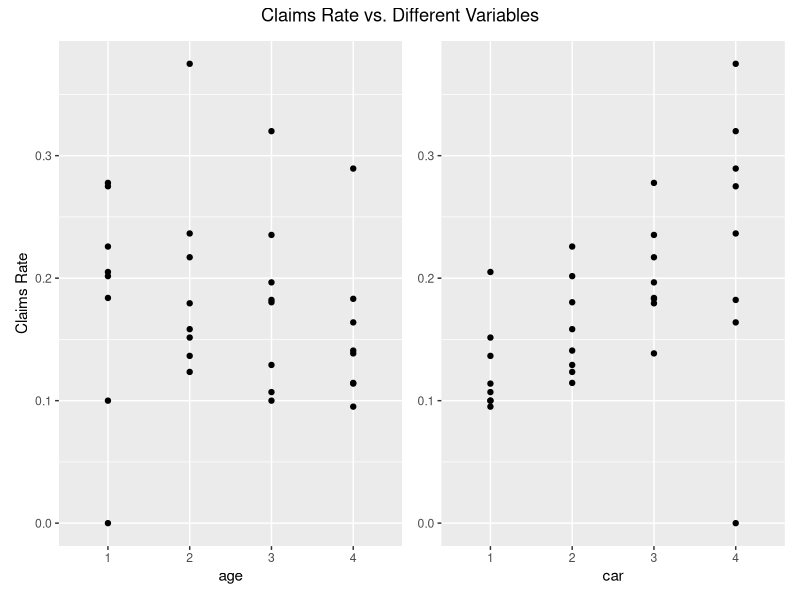
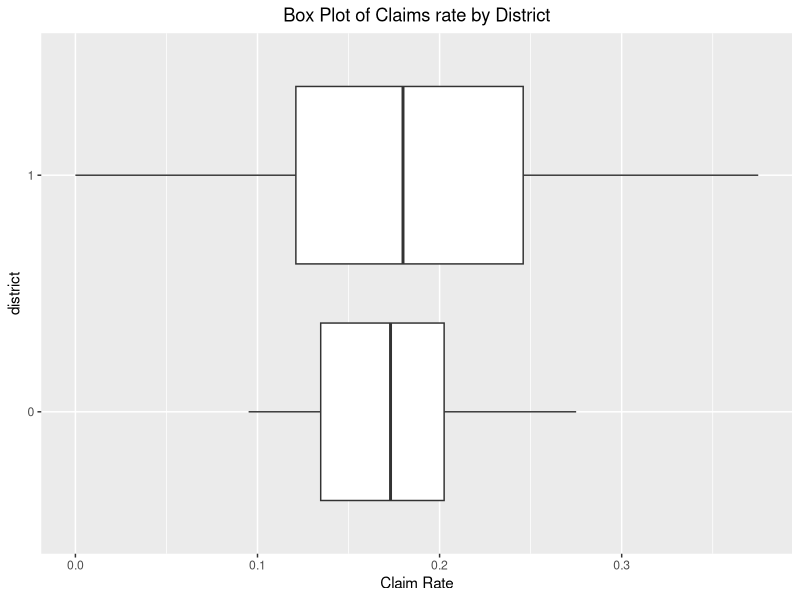

Recreate these plots in R, in order.
## ---- chunk 1
knitr::opts_chunk$set(echo = TRUE, out.height='50%', out.width='50%', fig.align='center')
## ---- chunk 2
library(readxl)
library(ggplot2)
library(patchwork)
## ---- chunk 3
claimsData <- read_excel("Table 9.13 Car insurance.xls", skip = 2, 
                       sheet = "Sheet1", .name_repair = "unique_quiet")
claimsData$age <- factor(claimsData$age)
claimsData$district <- factor(claimsData$district)
claimsData$car <- factor(claimsData$car)
claimsData$y <- as.integer(claimsData$y)
## ---- chunk 4
claimsData$claimRate <- claimsData$y/claimsData$n
p1 <- ggplot(data = claimsData) + geom_point(aes(age, claimRate)) +
  ylab("Claims Rate")
p2 <- ggplot(data = claimsData) + geom_point(aes(car, claimRate)) +
  theme(axis.title.y = element_blank())
p1 + p2 + plot_annotation(title = "Claims Rate vs. Different Variables",
                        theme = theme(plot.title = element_text(hjust = .5)))
## ---- chunk 5
ggplot(data = claimsData) +
  geom_boxplot(aes(x = claimRate, y = district, group = district)) + 
  labs(title = "Box Plot of Claims rate by District") + 
  xlab("Claim Rate") + 
  theme(plot.title = element_text(hjust = 0.5))
## ---- chunk 6
noInter <- glm(y ~ age + car + district + offset(log(n)),
               family = poisson(link = 'log'),
               data = claimsData)
Inter <- glm(y ~ age + car + district + age*car + age*district +
               car*district + offset(log(n)),
               family = poisson(link = 'log'),
               data = claimsData)
ll_noI <- as.numeric(logLik(noInter)) 
ll_I <- as.numeric(logLik(Inter))
sprintf("Log-Like - No Interactions: %.3f; Interactions: %.3f", ll_noI, ll_I)
## ---- chunk 7
test1 <- 2 * (ll_I - ll_noI)
pval <- pchisq(test1, df = 15, lower.tail = FALSE)
sprintf("Test statistic: %.4f, p-value: %.4f", test1, pval)
## ---- chunk 8
claimsData2 <- claimsData
claimsData2$age <- as.numeric(claimsData2$age)
claimsData2$car <- as.numeric(claimsData2$car)
Inter2 <- glm(y ~ age + car + district + offset(log(n)),
               family = poisson(link = 'log'),
               data = claimsData2)
Inter2$coefficients
## ---- chunk 9
expect <- exp(predict.glm(Inter2))
observe <- claimsData2$y
test2 = sum((observe - expect)^2/expect)
sprintf("Goodness of Fit Statistic: %.4f", test2)
## ---- chunk 10
test3 <- 2 * sum(observe * log((observe + 0.000001)/expect))
sprintf("Deviance Statistic: %.4f", test3)
## ---- chunk 11
medData <- read_excel("Table 9.7 Ulcer and aspirin use.xls", skip = 2, 
                       sheet = "Sheet1", range = "A3:D11",
                      .name_repair = "unique_quiet")
medDataLogit <- medData
medDataLogit$ulcer <- factor(medDataLogit$ulcer,
                             levels = c("gastric","duodenal"),
                             ordered = TRUE)
medDataLogit
